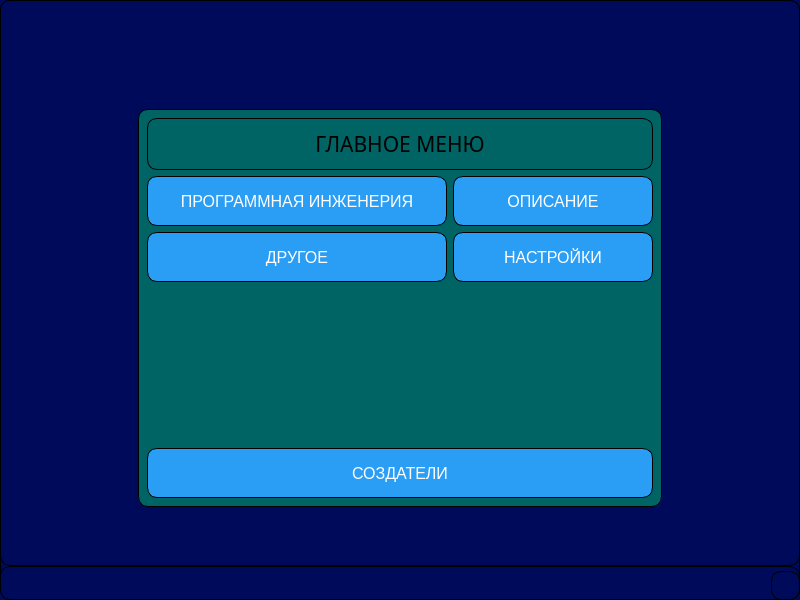
<?xml version="1.0" encoding="UTF-8"?>
<ui version="4.0">
 <class>MainWindow</class>
 <widget class="QMainWindow" name="MainWindow">
  <property name="geometry">
   <rect>
    <x>0</x>
    <y>0</y>
    <width>800</width>
    <height>600</height>
   </rect>
  </property>
  <property name="windowTitle">
   <string>MainWindow</string>
  </property>
  <property name="styleSheet">
   <string notr="true">QWidget {
    border: 1px solid black; /* Цвет и толщина рамки */
    border-radius: 10px; /* Радиус скругления углов */
    padding: 5px; /* Отступы внутри layout */
    color: black; /* Цвет текста */
	font-family: 'Bahnschrift', sans-serif;
}

/*BTN*/
QPushButton {
    background-color: #2A9DF4; /* Цвет фона */
    color: white; /* Цвет текста */
    border-radius: 10px; /* Радиус скругления углов */
    padding: 5px; /* Отступы внутри кнопки */
}
QPushButton:hover {
    background-color: #1877F2; /* Цвет фона при наведении */
}
QPushButton:pressed {
    background-color: #103E91; /* Цвет фона при нажатии */
}
/*-BTN*/


QSlider::groove:horizontal {
    background: qlineargradient(x1:0, y1:0, x2:0, y2:1, stop:0 #B1B1B1, stop:1 #c4c4c4);
    border: 1px solid #999999;
    height: 8px;
    border-radius: 4px;
}

QSlider::handle:horizontal {
    background: qlineargradient(x1:0, y1:0, x2:1, y2:1, stop:0 #eeeeee, stop:1 #cccccc);
    border: 1px solid #5c5c5c;
    width: 18px;
    margin: -2px 0; /* отступы от верхнего и нижнего краев слайдера */
    border-radius: 4px;
}

QSlider::groove:vertical {
    background: qlineargradient(x1:0, y1:0, x2:1, y2:0, stop:0 #B1B1B1, stop:1 #c4c4c4);
    border: 1px solid #999999;
    width: 8px; /* Ширина грани */
    border-radius: 4px; /* Скругление углов */
}

QSlider::handle:vertical {
    background: qlineargradient(x1:0, y1:0, x2:1, y2:1, stop:0 #eeeeee, stop:1 #cccccc);
    border: 1px solid #5c5c5c;
    height: 18px; /* Высота ползунка */
    margin: 0 -2px; /* Отступы от левого и правого краев слайдера */
    border-radius: 4px; /* Скругление углов */
}
QWidget {
	background-color: rgb(0, 10, 90); /* Цвет фона */
}
</string>
  </property>
  <widget class="QWidget" name="centralwidget">
   <property name="styleSheet">
    <string notr="true"/>
   </property>
   <layout class="QVBoxLayout" name="verticalLayout">
    <item>
     <spacer name="verticalSpacer_3">
      <property name="orientation">
       <enum>Qt::Vertical</enum>
      </property>
      <property name="sizeType">
       <enum>QSizePolicy::MinimumExpanding</enum>
      </property>
      <property name="sizeHint" stdset="0">
       <size>
        <width>20</width>
        <height>100</height>
       </size>
      </property>
     </spacer>
    </item>
    <item>
     <layout class="QHBoxLayout" name="horizontalLayout">
      <item>
       <spacer name="horizontalSpacer">
        <property name="orientation">
         <enum>Qt::Horizontal</enum>
        </property>
        <property name="sizeHint" stdset="0">
         <size>
          <width>40</width>
          <height>20</height>
         </size>
        </property>
       </spacer>
      </item>
      <item>
       <widget class="QWidget" name="QWid" native="true">
        <property name="styleSheet">
         <string notr="true">QWidget {
    border: 1px solid black; /* Цвет и толщина рамки */
    border-radius: 10px; /* Радиус скругления углов */
    padding: 10px; /* Отступы внутри layout */
	background-color: rgb(0, 100, 100); /* Цвет фона */
    color: black; /* Цвет текста */
}

QPushButton {
    background-color: #2A9DF4; /* Цвет фона */
    color: white; /* Цвет текста */
    border-radius: 10px; /* Радиус скругления углов */
    padding: 5px; /* Отступы внутри кнопки */
    font-size: 16px; /* Размер шрифта */
}

QPushButton:hover {
    background-color: #1877F2; /* Цвет фона при наведении */
}

QPushButton:pressed {
    background-color: #103E91; /* Цвет фона при нажатии */
}</string>
        </property>
        <layout class="QVBoxLayout" name="verticalLayout_2">
         <item>
          <widget class="QLabel" name="label">
           <property name="font">
            <font>
             <family>Bahnschrift</family>
             <pointsize>16</pointsize>
            </font>
           </property>
           <property name="layoutDirection">
            <enum>Qt::LeftToRight</enum>
           </property>
           <property name="styleSheet">
            <string notr="true">QWidget {
    border: 1px solid black; /* Цвет и толщина рамки */
    border-radius: 10px; /* Радиус скругления углов */
    padding: 10px; /* Отступы внутри layout */
	background-color: rgb(0, 100, 100); /* Цвет фона */
    color: black; /* Цвет текста */
}

QPushButton {
    background-color: #2A9DF4; /* Цвет фона */
    color: white; /* Цвет текста */
    border-radius: 10px; /* Радиус скругления углов */
    padding: 5px; /* Отступы внутри кнопки */
    font-size: 16px; /* Размер шрифта */
}

QPushButton:hover {
    background-color: #1877F2; /* Цвет фона при наведении */
}

QPushButton:pressed {
    background-color: #103E91; /* Цвет фона при нажатии */
}</string>
           </property>
           <property name="text">
            <string>ГЛАВНОЕ МЕНЮ</string>
           </property>
           <property name="alignment">
            <set>Qt::AlignCenter</set>
           </property>
          </widget>
         </item>
         <item>
          <layout class="QGridLayout" name="gridLayout">
           <item row="0" column="0">
            <widget class="QPushButton" name="pushButton_4">
             <property name="sizePolicy">
              <sizepolicy hsizetype="Expanding" vsizetype="Fixed">
               <horstretch>0</horstretch>
               <verstretch>0</verstretch>
              </sizepolicy>
             </property>
             <property name="minimumSize">
              <size>
               <width>300</width>
               <height>50</height>
              </size>
             </property>
             <property name="text">
              <string>ПРОГРАММНАЯ ИНЖЕНЕРИЯ</string>
             </property>
            </widget>
           </item>
           <item row="1" column="0">
            <widget class="QPushButton" name="pushButton_5">
             <property name="sizePolicy">
              <sizepolicy hsizetype="Minimum" vsizetype="Fixed">
               <horstretch>0</horstretch>
               <verstretch>0</verstretch>
              </sizepolicy>
             </property>
             <property name="minimumSize">
              <size>
               <width>0</width>
               <height>50</height>
              </size>
             </property>
             <property name="text">
              <string>ДРУГОЕ</string>
             </property>
            </widget>
           </item>
           <item row="0" column="1">
            <widget class="QPushButton" name="pushButton_2">
             <property name="sizePolicy">
              <sizepolicy hsizetype="Expanding" vsizetype="Fixed">
               <horstretch>0</horstretch>
               <verstretch>0</verstretch>
              </sizepolicy>
             </property>
             <property name="minimumSize">
              <size>
               <width>200</width>
               <height>50</height>
              </size>
             </property>
             <property name="text">
              <string>ОПИСАНИЕ</string>
             </property>
            </widget>
           </item>
           <item row="1" column="1">
            <widget class="QPushButton" name="pushButton_3">
             <property name="sizePolicy">
              <sizepolicy hsizetype="Minimum" vsizetype="Fixed">
               <horstretch>0</horstretch>
               <verstretch>0</verstretch>
              </sizepolicy>
             </property>
             <property name="minimumSize">
              <size>
               <width>0</width>
               <height>50</height>
              </size>
             </property>
             <property name="text">
              <string>НАСТРОЙКИ</string>
             </property>
            </widget>
           </item>
          </layout>
         </item>
         <item>
          <spacer name="verticalSpacer">
           <property name="orientation">
            <enum>Qt::Vertical</enum>
           </property>
           <property name="sizeType">
            <enum>QSizePolicy::Expanding</enum>
           </property>
           <property name="sizeHint" stdset="0">
            <size>
             <width>20</width>
             <height>200</height>
            </size>
           </property>
          </spacer>
         </item>
         <item>
          <widget class="QPushButton" name="pushButton">
           <property name="sizePolicy">
            <sizepolicy hsizetype="Expanding" vsizetype="Fixed">
             <horstretch>0</horstretch>
             <verstretch>0</verstretch>
            </sizepolicy>
           </property>
           <property name="minimumSize">
            <size>
             <width>0</width>
             <height>50</height>
            </size>
           </property>
           <property name="text">
            <string>СОЗДАТЕЛИ</string>
           </property>
          </widget>
         </item>
        </layout>
       </widget>
      </item>
      <item>
       <spacer name="horizontalSpacer_2">
        <property name="orientation">
         <enum>Qt::Horizontal</enum>
        </property>
        <property name="sizeHint" stdset="0">
         <size>
          <width>40</width>
          <height>20</height>
         </size>
        </property>
       </spacer>
      </item>
     </layout>
    </item>
    <item>
     <spacer name="verticalSpacer_2">
      <property name="orientation">
       <enum>Qt::Vertical</enum>
      </property>
      <property name="sizeType">
       <enum>QSizePolicy::MinimumExpanding</enum>
      </property>
      <property name="sizeHint" stdset="0">
       <size>
        <width>20</width>
        <height>50</height>
       </size>
      </property>
     </spacer>
    </item>
   </layout>
  </widget>
  <widget class="QStatusBar" name="statusbar"/>
 </widget>
 <resources/>
 <connections/>
</ui>
